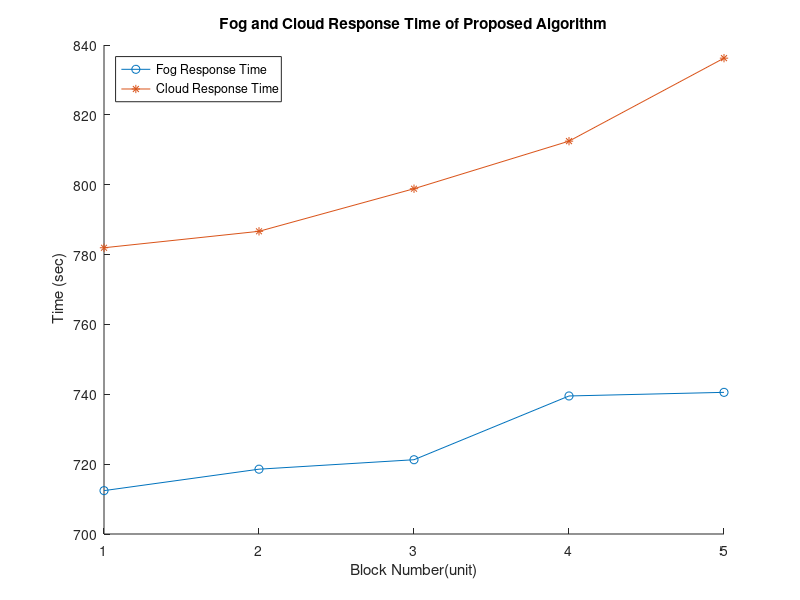

Write the MATLAB code that produced this figure.
clear all;
close all;
clc

A= dlmread("respnse_time.csv");
x= A(:,1);
y= A(:,2);

hold on
plot(x, '-o');
plot(y, '-*');


legend('Fog Response Time','Cloud Response Time', 'Location', 'NorthWest')
xlabel('Block Number(unit)'), ylabel(' Time (sec)')
title('Fog and Cloud Response Time of Proposed Algorithm')
